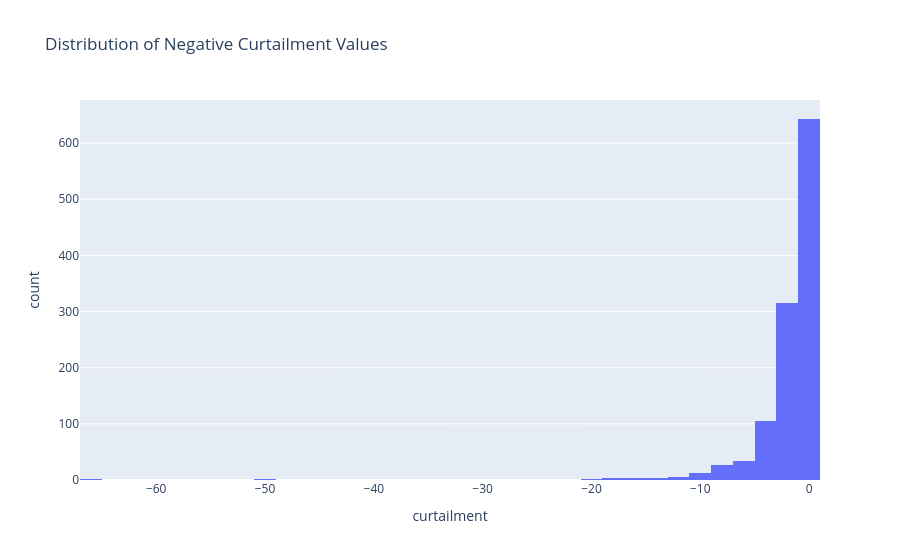

Notebook code for this chart:
### Code cell
negative_curtailment = df[df["curtailment"] < 0]

print("Negative values:", len(negative_curtailment))
print(negative_curtailment["curtailment"].describe())
print(negative_curtailment["curtailment"].sort_values().head(20))

fig = px.histogram(
    df[df["curtailment"] < 0],
    x="curtailment",
    nbins=50,
    title="Distribution of Negative Curtailment Values"
)

fig.show()

### Figure 1 — Plotly figure (JSON) as saved in the notebook; plotly's stock layout.template omitted (floating-point values rounded to 4 significant figures; data arrays with more than 128 entries replaced by an {"elided": "..."} marker saying what was removed)
{"data": [{"bingroup": "x", "hovertemplate": "curtailment=%{x}<br>count=%{y}<extra></extra>", "legendgroup": "", "marker": {"color": "#636efa", "pattern": {"shape": ""}}, "name": "", "nbinsx": 50, "orientation": "v", "showlegend": false, "type": "histogram", "x": {"elided": "1157 float values"}, "xaxis": "x", "yaxis": "y"}], "layout": {"barmode": "relative", "legend": {"tracegroupgap": 0}, "title": {"text": "Distribution of Negative Curtailment Values"}, "xaxis": {"anchor": "y", "domain": [0.0, 1.0], "title": {"text": "curtailment"}}, "yaxis": {"anchor": "x", "domain": [0.0, 1.0], "title": {"text": "count"}}}}
